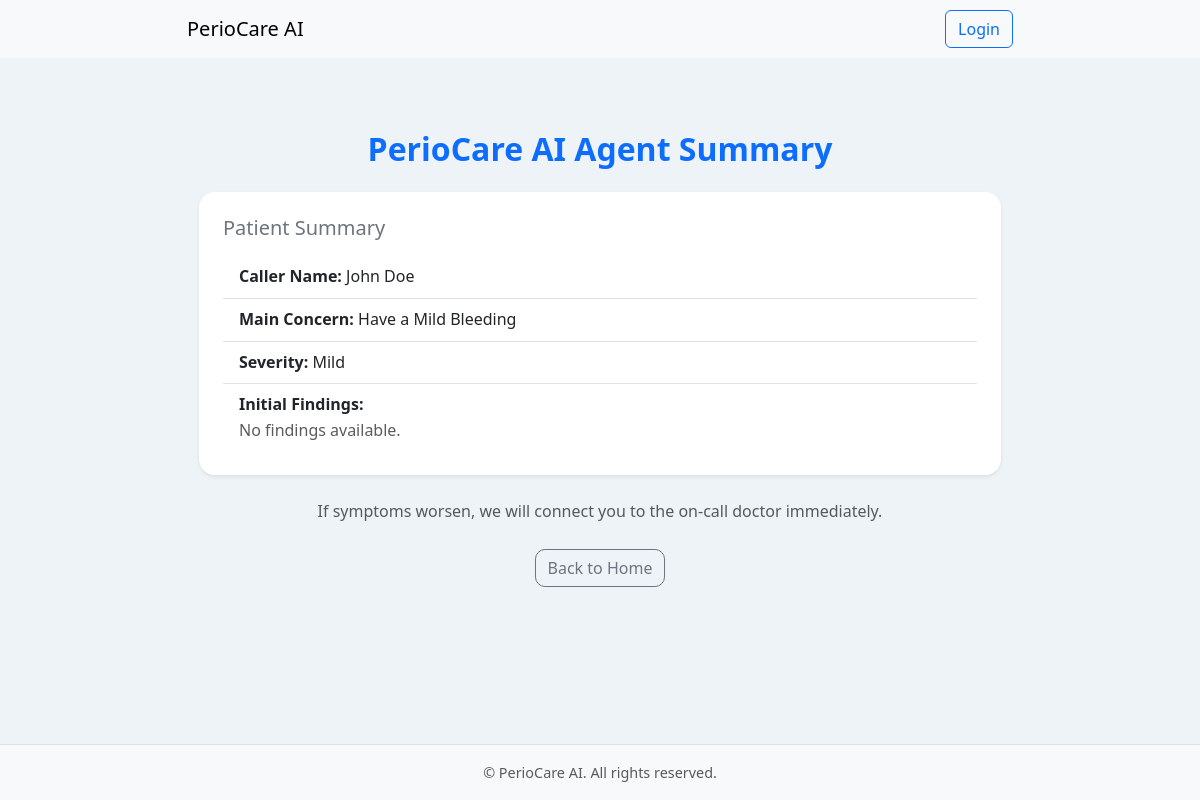
Page /backend/response/details/1 on the earlier database version.
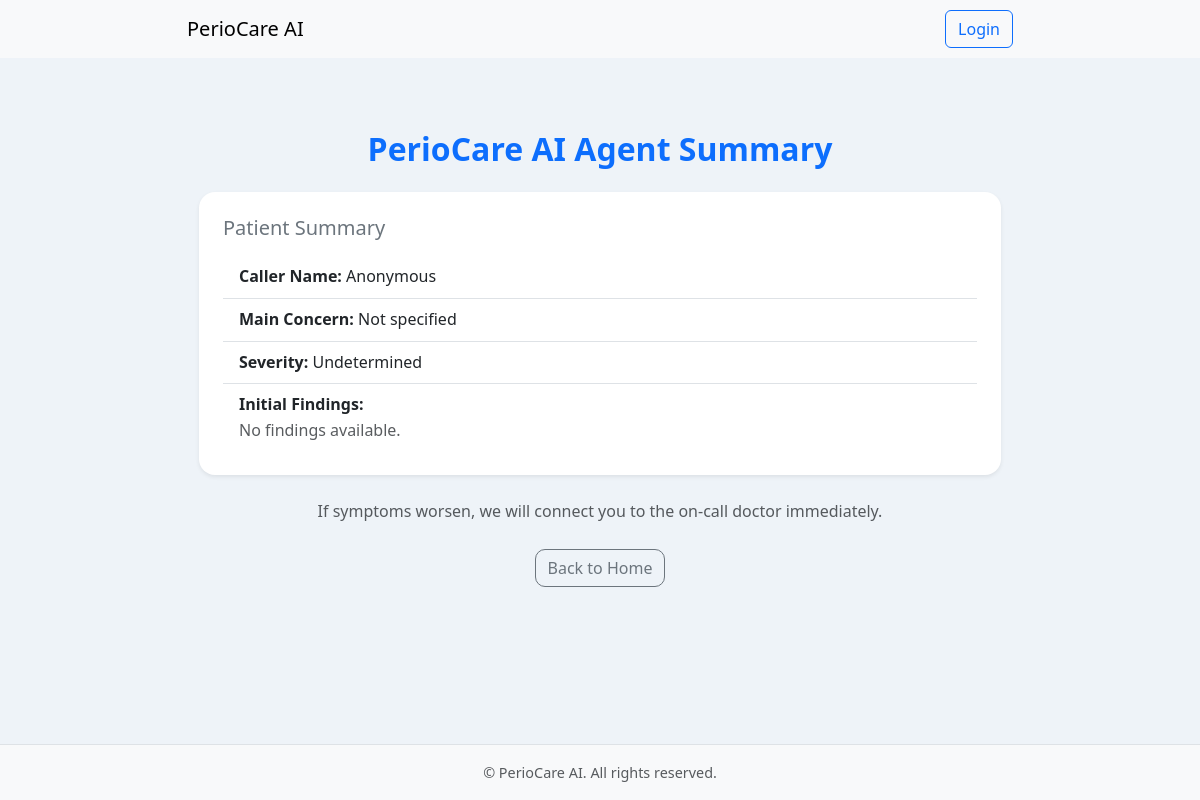
Same page on the later database version.
### backend/models.py (models this page shows, shortened)
class CallLog(models.Model):
    call_id = models.AutoField(primary_key=True)
    caller_name = models.CharField(max_length=255)
    caller_number = models.CharField(max_length=20)
    call_time = models.DateTimeField(auto_now_add=True)

class Assessment(models.Model):
    concern = models.TextField()
    severity = models.CharField(max_length=50)
    status = models.CharField(max_length=50, default='Pending')
    initial_findings = models.TextField(blank=True, null=True)
    call_log = models.OneToOneField(CallLog, on_delete=models.CASCADE, related_name='assessment')

### backend/views.py (the view)
# urls.py: path('response/details/<int:call_id>', views.response_view, name='response_view'),
def response_view(request, call_id):
    call_log = get_object_or_404(CallLog, call_id=call_id)
    conversation = call_log.conversations.last()
    assessment = getattr(call_log, 'assessment', None)
    summary = {
        "caller_name": call_log.caller_name if call_log.caller_name else None,
        "contact_number": call_log.caller_number if call_log.caller_number else None,
        "concern": assessment.concern if assessment else None,
        "severity": assessment.severity if assessment else None,
        "initial_findings": assessment.initial_findings if assessment else None,
        "timestamp": conversation.timestamp if conversation else None,
    }
    return render(request, 'components/response.html', {
        'summary': summary,
        'call_id': call_id,
        'transcript': conversation.full_transcript if conversation else None,
    })

### templates/components/response.html (shortened to what the changed rows need)
{% extends "base/index.html" %}
{% load static %}
{% block content %}
<div class="container py-5">
    {% if request.user.is_authenticated and request.user.is_superuser %}
        <h2 class="text-danger mb-4 text-center">Admin Dashboard - Patient Summary</h2>
        {% if summary %}
            <div class="card shadow-sm mb-4 border-danger">
                <div class="card-body">
                    <h5 class="card-title text-danger">Conversation Summary</h5>
                    <ul class="list-group list-group-flush mb-3">
                        <li class="list-group-item">
                            <strong>Caller Name:</strong> {{ summary.caller_name|default:"Not provided" }}
                        </li>
                        <li class="list-group-item">
                            <strong>Caller Number:</strong> {{ summary.contact_number|default:"Not provided" }}
                        </li>
                        <li class="list-group-item">
                            <strong>Concern:</strong> {{ summary.concern|default:"Not specified" }}
                        </li>
                        <li class="list-group-item">
                            <strong>Severity:</strong> {{ summary.severity|default:"Undetermined" }}
                        </li>
                        <li class="list-group-item">
                            <strong>Findings:</strong><br>
                            <pre class="text-muted">{{ summary.initial_findings|default:"No findings available." }}</pre>
                        </li>
                        <li class="list-group-item">
                            <strong>Call ID:</strong> {{ call_id }}
                        </li>
                        <li class="list-group-item">
                            <strong>Timestamp:</strong> {{ summary.timestamp|date:"Y-m-d H:i"|default:"Not Available" }}
                        </li>
                    </ul>
                    <h6 class="text-secondary mt-4 mb-2">Full Conversation Transcript</h6>
                    <div class="bg-light border rounded p-3" style="max-height: 400px; overflow-y: auto; white-space: pre-wrap;">
                        {% if transcript %}
                            {{ transcript }}
                        {% else %}
                            <span class="text-muted">No transcript available for this call.</span>
                        {% endif %}
                    </div>
                </div>
            </div>
        {% else %}
            <div class="alert alert-warning text-center">
                No summary data available for this call.
            </div>
        {% endif %}
        <div class="text-center mt-4">
            <a href="{% url 'assessment' %}" class="btn btn-outline-danger">Go to Assessment Panel</a>
        </div>
    {% else %}
        <h2 class="text-primary mb-4 text-center">PerioCare AI Agent Summary</h2>
        {% if summary %}
            <div class="card shadow-sm mb-4">
                <div class="card-body">
                    <h5 class="card-title mb-3 text-secondary">Patient Summary</h5>
                    <ul class="list-group list-group-flush">
                        <li class="list-group-item">
                            <strong>Caller Name:</strong> {{ summary.caller_name|default:"Not provided" }}
                        </li>
                        <li class="list-group-item">
                            <strong>Main Concern:</strong> {{ summary.concern|default:"Not specified" }}
                        </li>
                        <li class="list-group-item">
                            <strong>Severity:</strong> {{ summary.severity|default:"Undetermined" }}
                        </li>
                        <li class="list-group-item">
                            <strong>Initial Findings:</strong><br>
                            <span class="text-muted">{{ summary.initial_findings|default:"No findings available." }}</span>
                        </li>
                    </ul>
                </div>
            </div>
        {% else %}
            <div class="alert alert-warning text-center">
                No summary data available.
            </div>
        {% endif %}
    {% endif %}
</div>
{% endblock %}

Differences in the rows shown:
no longer on this page (row edited): Assessment: concern "Have a Mild Bleeding", severity "Mild"
changed CallLog: caller_name "John Doe" → "Anonymous"
Other differences:
{{ summary.concern|default:"Not specified" }}: (not shown) → "Not specified"
{{ summary.severity|default:"Undetermined" }}: (not shown) → "Undetermined"
